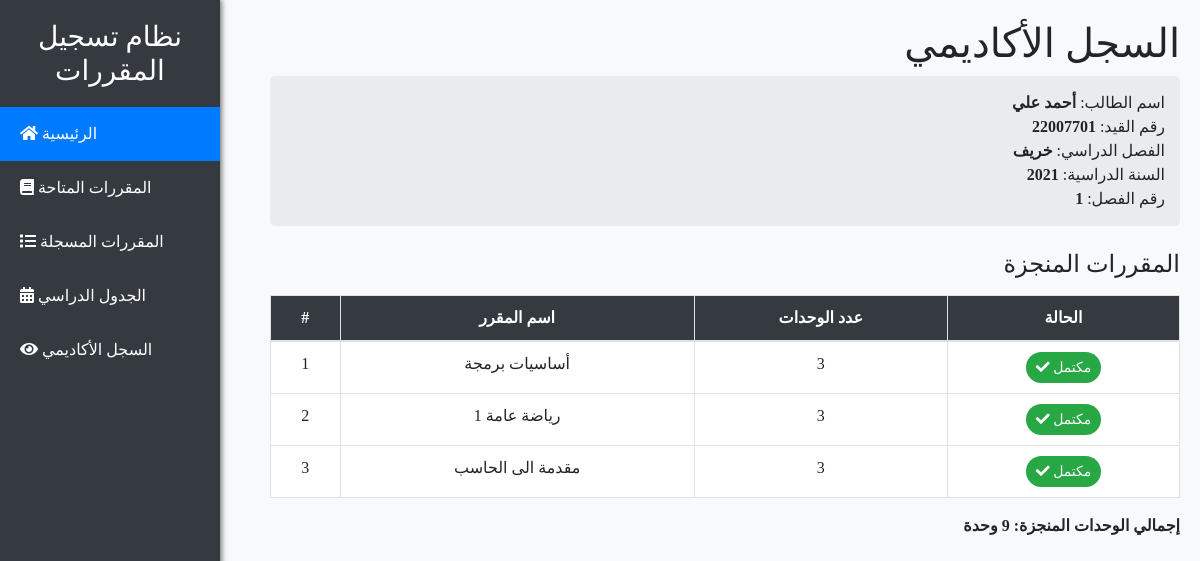
The page /student/view_classes.php (signed in) on the database its author committed.
### tables this page shows
CREATE TABLE `students` (
  `id` int(10) NOT NULL,
  `name` varchar(255) NOT NULL,
  `semester` varchar(20) DEFAULT NULL,
  `class_number` int(11) DEFAULT NULL,
  `year` int(11) DEFAULT NULL,
  `password` varchar(255) NOT NULL
);

CREATE TABLE `courses` (
  `id` varchar(6) NOT NULL,
  `name` varchar(255) NOT NULL,
  `status` enum('open','closed') NOT NULL DEFAULT 'open',
  `units` int(11) NOT NULL
);

### student/view_classes.php (the view, shortened to what this page needs)
<?php
include 'db.php';
$student_id = $_SESSION['student_id'];
$student_stmt = $conn->prepare("SELECT name, year, semester, class_number FROM students WHERE id = ?");
$student_stmt->bind_param("s", $student_id);
$student_stmt->execute();
$student_result = $student_stmt->get_result();
$student_data = $student_result->fetch_assoc();
$courses_stmt = $conn->prepare("SELECT c.id, c.name, c.units
                               FROM student_courses sc
                               JOIN courses c ON sc.course_id = c.id
                               WHERE sc.student_id = ? AND sc.completed = 1
                               ORDER BY c.name");
$courses_stmt->bind_param("s", $student_id);
$courses_stmt->execute();
$courses_result = $courses_stmt->get_result();
$total_units = $conn->query("
    SELECT SUM(c.units) as total
    FROM student_courses sc
    JOIN courses c ON sc.course_id = c.id
    WHERE sc.student_id = '$student_id' AND sc.completed = 1
")->fetch_assoc()['total'];
?>
<!DOCTYPE html>
<html lang="ar">
<head>
<link rel="stylesheet" href="/Login/assets/css/bootstrap.min.css">
<link rel="stylesheet" href="/Login/assets/css/all.min.css">
<link rel="stylesheet" href="/Login/assets/css/select2.min.css">
      <link rel="stylesheet" href="/Login/CSS/styles.css">
</head>
<body>
   <div class="sidebar">
        <h3>نظام تسجيل المقررات</h3>
        <ul class="nav flex-column">
            <li class="nav-item">
                <a class="nav-link active" href="dashboard.php"><i class="fas fa-home"></i> الرئيسية</a>
            </li>
            <li class="nav-item">
                <a class="nav-link" href="view_courses.php"><i class="fas fa-book"></i> المقررات المتاحة</a>
            </li>
            <li class="nav-item">
                <a class="nav-link" href="view_registered_courses.php"><i class="fas fa-list"></i> المقررات المسجلة</a>
            </li>
            <li class="nav-item">
                <a class="nav-link" href="view_schedule.php"><i class="fas fa-calendar-alt"></i> الجدول الدراسي</a>
            </li>
            <li class="nav-item">
                <a class="nav-link" href="view_classes.php"><i class="fas fa-eye"></i> السجل الأكاديمي</a>
            </li>
        </ul>
    </div>
    <div class="content">
        <div class="header text-right mb-4">
            <h1>السجل الأكاديمي</h1>
            <div class="info">
                اسم الطالب: <strong><?php echo htmlspecialchars($student_data['name']); ?></strong><br>
                رقم القيد: <strong><?php echo htmlspecialchars($student_id); ?></strong><br>
                الفصل الدراسي: <strong><?php echo htmlspecialchars($student_data['semester']); ?></strong><br>
                السنة الدراسية: <strong><?php echo htmlspecialchars($student_data['year']); ?></strong><br>
                <?php if (isset($student_data['class_number'])): ?>
                    رقم الفصل: <strong><?php echo htmlspecialchars($student_data['class_number']); ?></strong>
                <?php endif; ?>
            </div>
        </div>
        <h4 class="text-right mb-3">المقررات المنجزة</h4>
        <?php if ($courses_result->num_rows > 0): ?>
            <table class="table table-bordered">
                <thead>
                    <tr>
                        <th>#</th>
                        <th>اسم المقرر</th>
                        <th>عدد الوحدات</th>
                        <th>الحالة</th>
                    </tr>
                </thead>
                <tbody>
                    <?php $counter = 1; while ($course = $courses_result->fetch_assoc()): ?>
                        <tr>
                            <td><?= $counter++ ?></td>
                            <td><?= htmlspecialchars($course['name']) ?></td>
                            <td><?= htmlspecialchars($course['units']) ?></td>
                            <td><span class="badge-completed"><i class="fas fa-check"></i> مكتمل</span></td>
                        </tr>
                    <?php endwhile; ?>
                </tbody>
            </table>
            <div class="text-right total-hours">
                <strong>إجمالي الوحدات المنجزة:</strong>
                <?= $total_units ?: '0' ?> وحدة
            </div>
        <?php else: ?>
            <div class="alert alert-info text-right">
                لا توجد مقررات منجزة  حتى الآن.
            </div>
        <?php endif; ?>
    </div>
</body>
</html>

### CSS/styles.css (style rules this page uses)
body { font-family: 'Amiri', serif; background-color: #f8f9fa; margin: 0; }
.navbar-brand, .nav-link { color: #ffffff !important; }
.sidebar { height: 100vh; width: 220px; position: fixed; top: 0; left: 0; background-color: #343a40; color: white; padding-top: 20px; box-shadow: 2px 0 5px rgba(0,0,0,0.5); }
.sidebar h3 { text-align: center; margin-bottom: 20px; color: #ffffff; }
.sidebar a { color: #ffffff; padding: 15px 20px; display: block; text-decoration: none; transition: background-color 0.3s ease; }
.sidebar a:hover, .sidebar a.active { background-color: #007bff; color: white; }
main, .content { margin-left: 250px; padding: 20px; min-height: 100vh; background-color: #f8f9fa; }
.info { background-color: #e9ecef; padding: 15px; border-radius: 5px; margin-bottom: 20px; }
.table { background-color: white; width: 100%; border-collapse: collapse; }
.table th { background-color: #343a40; color: white; padding: 10px; text-align: center; }
.table td { padding: 10px; text-align: center; border: 1px solid #dee2e6; }
.badge-completed { background-color: #28a745; padding: 5px 10px; border-radius: 20px; font-size: 14px; color: white; display: inline-block; }
.total-hours { font-weight: bold; margin-top: 15px; font-size: 16px; }

### rows shown on the page
students: name "أحمد علي", semester "خريف", year "2021", class_number "1"
courses: name "أساسيات برمجة", units "3"
courses: name "رياضة عامة 1", units "3"
courses: name "مقدمة الى الحاسب", units "3"

### other values the page prints
$student_id "22007701"
$total_units ?: '0' "9"
